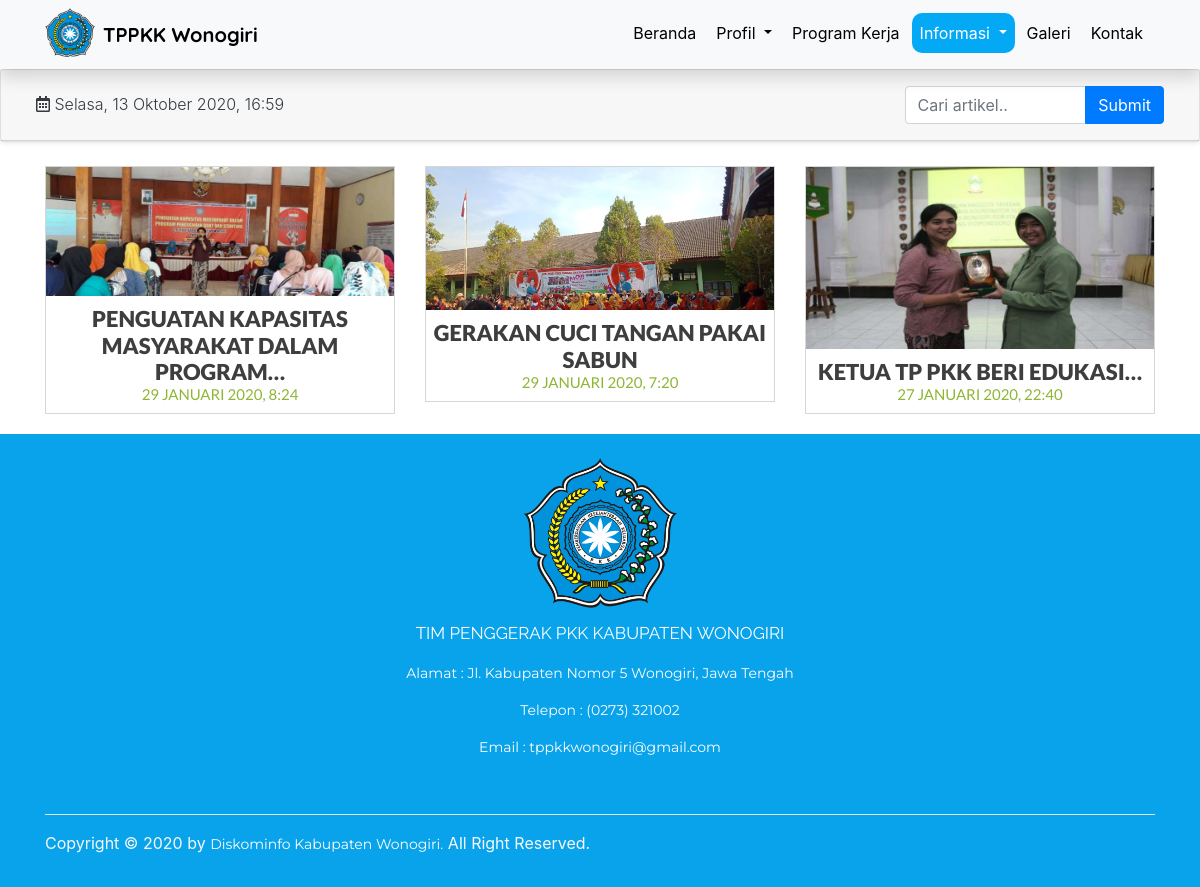
Page /index.php/artikel on the committed database.
### tables this page shows
CREATE TABLE `artikel` (
  `id_artikel` int(11) UNSIGNED NOT NULL,
  `id_penulis` int(11) NOT NULL,
  `judul` varchar(255) NOT NULL,
  `isi_artikel` text NOT NULL,
  `gambar` varchar(255) NOT NULL,
  `tanggal` int(11) NOT NULL,
  `views` int(11) NOT NULL
);

### application/controllers/Artikel.php (called while the page is built, shortened)
<?php
class Artikel extends CI_Controller
{
    public function index()
    {
        $data['title'] = 'TPPKK Wonogiri';
        if ($this->input->get('submit')) {
            $data['keyword'] = $this->input->get('keyword');
            $this->session->set_userdata('keyword', $data['keyword']);
        } else {
            $data['keyword'] = $this->session->userdata('keyword');
        }
        $this->db->like('judul', $data['keyword']);
        $this->db->from('artikel');
        $config['total_rows'] = $this->db->count_all_results();
        $data['total_rows'] = $config['total_rows'];
        $config['per_page'] = 6;
        $data['start'] = $this->uri->segment(3);
        $data['artikel'] = $this->Artikel_model->getArtikel($config['per_page'], $data['start'], $data['keyword']);
        $this->load->view('templates/header', $data);
        $this->load->view('pkk/artikel', $data);
        $this->load->view('templates/footer', $data);
    }
}

### index.php (called while the page is built, shortened)
<?php
require_once BASEPATH.'core/CodeIgniter.php';

### application/config/config.php (called while the page is built, shortened)
<?php
$config['base_url'] = 'https://localhost/TPPKK-Wonogiri';
$config['index_page'] = '';
$config['uri_protocol']    = 'REQUEST_URI';
$config['url_suffix'] = '';
$config['language']    = 'english';
$config['charset'] = 'UTF-8';
$config['enable_hooks'] = FALSE;
$config['subclass_prefix'] = 'MY_';
$config['composer_autoload'] = FALSE;
$config['permitted_uri_chars'] = 'a-z 0-9~%.:_\-';
$config['enable_query_strings'] = FALSE;
$config['controller_trigger'] = 'c';
$config['function_trigger'] = 'm';
$config['directory_trigger'] = 'd';
$config['allow_get_array'] = TRUE;
$config['log_threshold'] = 0;
$config['log_path'] = '';
$config['log_file_extension'] = '';
$config['log_file_permissions'] = 0644;
$config['log_date_format'] = 'Y-m-d H:i:s';
$config['error_views_path'] = '';
$config['cache_path'] = '';
$config['cache_query_string'] = FALSE;
$config['encryption_key'] = '';
$config['sess_driver'] = 'files';
$config['sess_cookie_name'] = 'ci_session';
$config['sess_expiration'] = 7200;
$config['sess_save_path'] = NULL;
$config['sess_match_ip'] = FALSE;
$config['sess_time_to_update'] = 300;
$config['sess_regenerate_destroy'] = FALSE;
$config['cookie_prefix']    = '';
$config['cookie_domain']    = '';
$config['cookie_path']        = '/';
$config['cookie_secure']    = FALSE;
$config['cookie_httponly']     = FALSE;
$config['standardize_newlines'] = FALSE;
$config['global_xss_filtering'] = FALSE;
$config['csrf_protection'] = FALSE;
$config['csrf_token_name'] = 'csrf_test_name';
$config['csrf_cookie_name'] = 'csrf_cookie_name';
$config['csrf_expire'] = 7200;
$config['csrf_regenerate'] = TRUE;
$config['csrf_exclude_uris'] = array();
$config['compress_output'] = FALSE;
$config['time_reference'] = 'local';
$config['rewrite_short_tags'] = FALSE;
$config['proxy_ips'] = '';

### application/config/pagination.php (called while the page is built, shortened)
<?php
$config['full_tag_open'] = '<nav><ul class="pagination justify-content-center">';
$config['full_tag_close'] = '</ul></nav>';
$config['first_link'] = 'First';
$config['first_tag_open'] = '<li class="page-item">';
$config['first_tag_close'] = '</li>';
$config['last_link'] = 'Last';
$config['last_tag_open'] = '<li class="page-item">';
$config['last_tag_close'] = '</li>';
$config['next_link'] = '&raquo';
$config['next_tag_open'] = '<li class="page-item">';
$config['next_tag_close'] = '</li>';
$config['prev_link'] = '&laquo';

### application/models/Artikel_model.php (called while the page is built, shortened)
<?php
class Artikel_model extends CI_model
{
    public function getArtikel($limit, $start, $keyword)
    {
        $this->db->select('artikel.*, akun.name as penulis');
        $this->db->from('artikel');
        $this->db->join('akun', 'artikel.id_penulis = akun.id_user');
        $this->db->order_by('artikel.tanggal', 'DESC');
        $this->db->limit($limit, $start);
        return $this->db->get()->result();
    }
}

### application/views/pkk/artikel.php (the view, shortened to what this page needs)
<div class="card shadow-sm mb-4">
    <div class="card-header py-3 d-flex flex-row align-items-center justify-content-between">
        <div class="col-lg-6">
            <h6 class="m-0 font-weight-light text-dark text-lg"><i class="far fa-calendar-alt"></i> <?= hari_ini() . date('d ') . bulan_ini() . date(' Y, G:i'); ?></h6>
        </div>
        <div class="col-lg-3 active-cyan-4">
            <form action="<?= base_url('artikel') ?>" method="get">
                <div class="input-group">
                    <input class="form-control" type="text" name="keyword" id="keyword" placeholder="Cari artikel.." aria-label="Search" autofocus>
                    <div class="input-group-append">
                        <input class="btn btn-primary" type="submit" name="submit">
                    </div>
                </div>
            </form>
        </div>
    </div>
</div>
<div class="container">
    <div class="row">
        <?php foreach ($artikel as $row) : ?>
            <div class="[ col-lg-4 ]">
                <div class="[ info-card ]">
                    <img style="width: 100%; max-height:200px" src="<?= base_url('assets/img/admin/artikel/' . $row->gambar); ?>" />
                    <div class="[ info-card-details ] animate">
                        <div class="[ info-card-header ]">
                            <h1> <?= word_limiter($row->judul, 5); ?> </h1>
                            <h3> <?= tgl_indo(date('Y, G:i -m-d ', $row->tanggal)); ?> </h3>
                        </div>
                        <div class="[ info-card-detail ]">
                            <p><?= word_limiter($row->isi_artikel, 12); ?></p>
                        </div>
                    </div>
                </div>
            </div>
        <?php endforeach; ?>
    </div>
</div>
<?php
function tgl_indo($tanggal)
{
    $bulan = array(
        1 =>   'Januari',
        'Februari',
        'Maret',
        'April',
        'Mei',
        'Juni',
        'Juli',
        'Agustus',
        'September',
        'Oktober',
        'November',
        'Desember'
    );
    $pecahkan = explode('-', $tanggal);
    return $pecahkan[2] . ' ' . $bulan[(int) $pecahkan[1]] . ' ' . $pecahkan[0];
}
function hari_ini()
{
    $hari = date("D");
    switch ($hari) {
        case 'Tue':
            $hari_ini = "Selasa";
            break;
    }
    return $hari_ini . ", ";
}
function bulan_ini()
{
    $bulan = date('m');
    switch ($bulan) {
        case '10':
            $bulan_ini = "Oktober";
            break;
    }
    return $bulan_ini;
}
?>

### assets/css/mystyle.css (style rules this page uses)
.animate { -webkit-transition: all 0.3s ease-in-out; -moz-transition: all 0.3s ease-in-out; -o-transition: all 0.3s ease-in-out; -ms-transition: all 0.3s ease-in-out; transition: all 0.3s ease-in-out; }
.info-card { width: 100%; border: 1px solid rgb(215, 215, 215); position: relative; font-family: 'Lato', sans-serif; margin-bottom: 20px; overflow: hidden; }
.info-card > img { width: 100px; margin-bottom: 60px; }
.info-card .info-card-details, .info-card .info-card-details .info-card-header { width: 100%; height: 100%; position: absolute; bottom: -100%; left: 0; padding: 0 15px; background: rgb(255, 255, 255); text-align: center; }
.info-card .info-card-details .info-card-header { height: auto; bottom: 100%; padding: 10px 5px; }
.info-card .info-card-details .info-card-header h1, .info-card .info-card-details .info-card-header h3 { color: rgb(62, 62, 62); font-size: 22px; font-weight: 900; text-transform: uppercase; margin: 0 !important; padding: 0 !important; }
.info-card .info-card-details .info-card-header h3 { color: rgb(142, 182, 52); font-size: 15px; font-weight: 400; margin-top: 5px; }

### rows in the picture
artikel: gambar (picture), judul "PENGUATAN KAPASITAS MASYARAKAT DALAM PROGRAM…", tanggal "29 JANUARI 2020, 8:24"
artikel: gambar (picture), judul "GERAKAN CUCI TANGAN PAKAI SABUN", tanggal "29 JANUARI 2020, 7:20"
artikel: gambar (picture), judul "KETUA TP PKK BERI EDUKASI…", tanggal "27 JANUARI 2020, 22:40"

### other values in the picture
hari_ini() "Selasa,"
bulan_ini() "Oktober"
